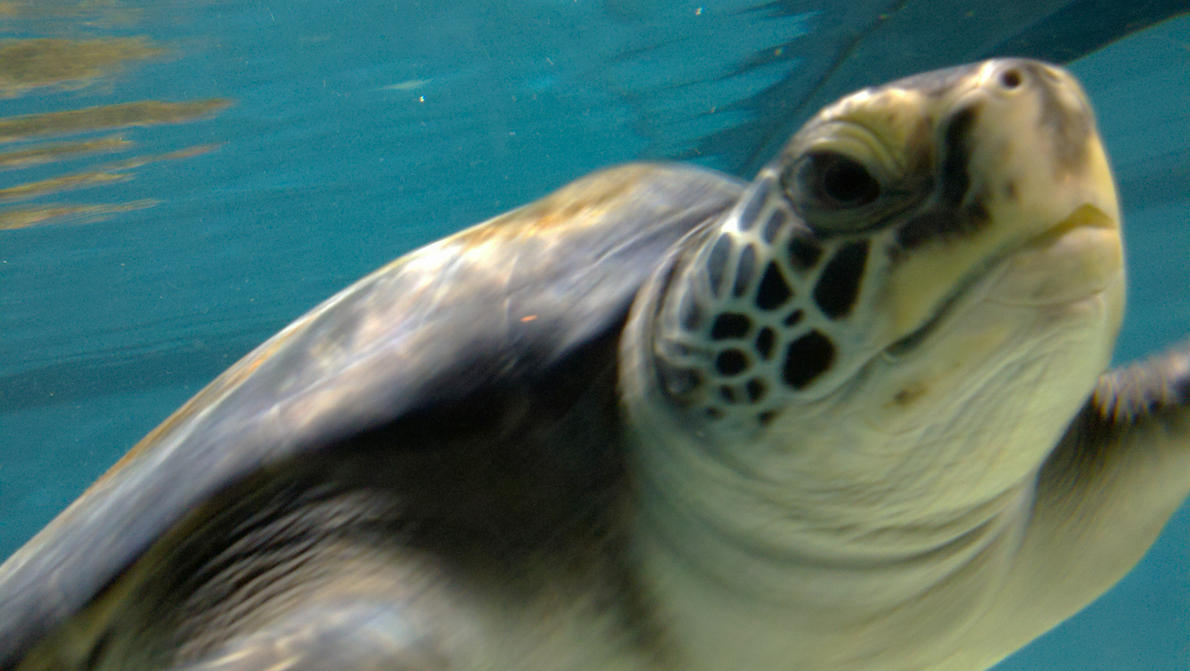
#> input picture media/turtle.jpg, 1190 x 671 px
$ python -i pil_processing.py   (imports and definitions only)
#> lines starting #> are read from the running program, lines starting #| are printed output that depends on the picture
#> further down, picture is the input picture: shape (671, 1190, 3); mean B, G, R 101.8, 109.6, 80.1
from PIL import ImageEnhance, Image
import cv2
import numpy as np

def adjust_brightness_contrast(image, alpha=1.2, beta=13):
#> called with alpha = 1.2, beta = 13
    return cv2.addWeighted(image, alpha, image, 0, beta)
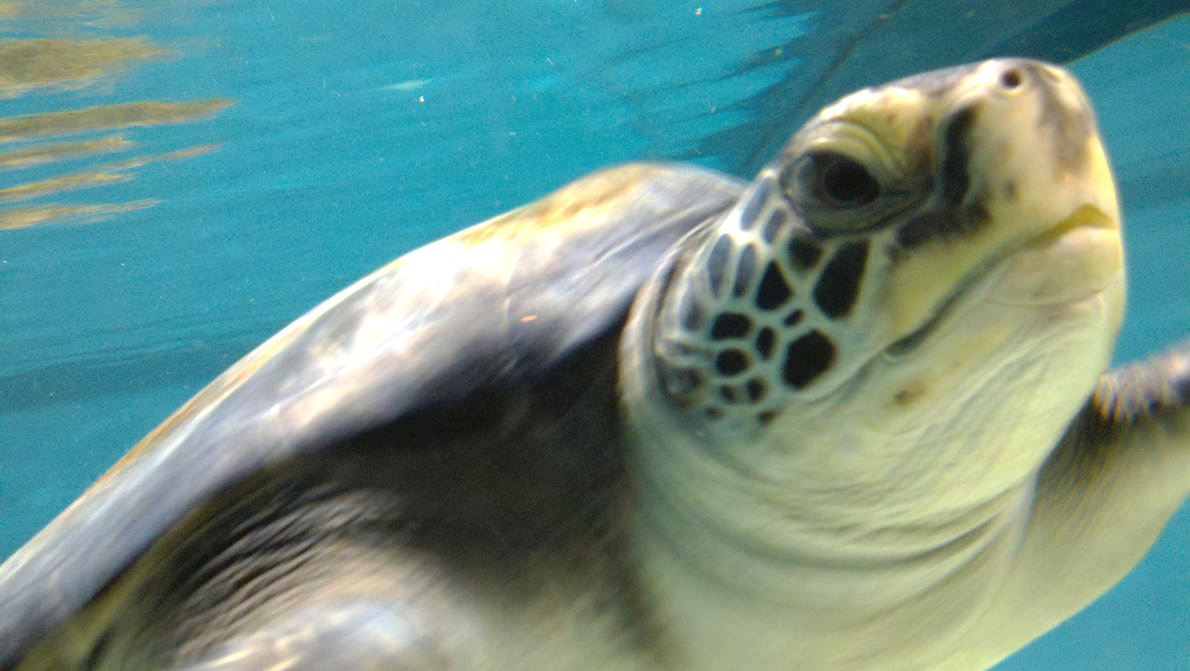
#> returned value: shape (671, 1190, 3); mean of channels 0, 1, 2 135, 144.2, 108.4; drawn as B, G, R

def sharpen_image(image):
    kernel = np.array([[-1, -1, -1],
                       [-1, 9, -1],
                       [-1, -1, -1]])
    return cv2.filter2D(image, -1, kernel)
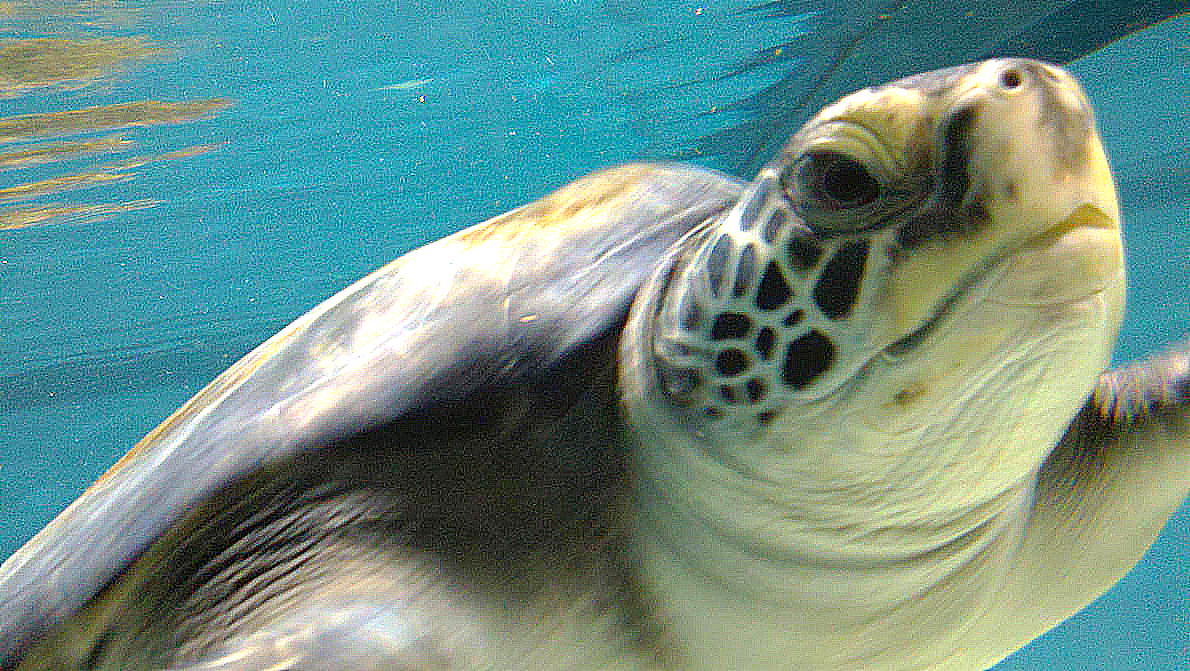
#> returned value: shape (671, 1190, 3); mean of channels 0, 1, 2 135, 144, 109; drawn as B, G, R

def adjust_contrast(image, factor=1.5):
#> called with factor = 1.5
    if image is not Image:
        img_array = cv2.cvtColor(image, cv2.COLOR_BGR2RGB)
        print('IMAGE DIM:', img_array.shape)
#| IMAGE DIM: (671, 1190, 3)
        image = Image.fromarray(img_array, 'RGB').convert('RGB')

    enhancer = ImageEnhance.Contrast(image)
    image = enhancer.enhance(factor)
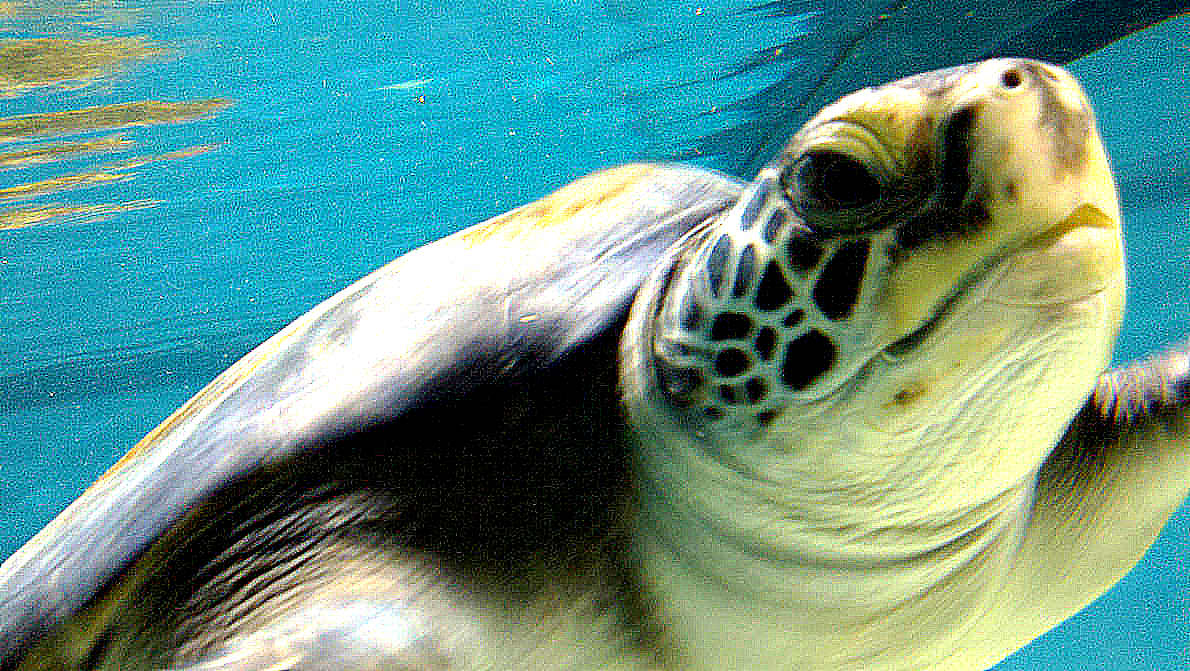
#> image: PIL image 1190x671 RGB; mean R, G, B 100.2, 148.4, 136.7
#> (the run stopped early here; a loop or call above may not have finished)
